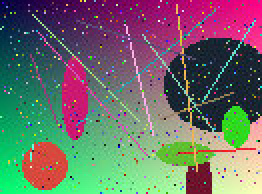
#> input picture crates/oc-image/tests/data/jpeg/big_444.jpg, 131 x 97 px, found by its file name (shown 2 times larger)
$ python make_jpeg_arith_fixtures.py out.png
#> lines starting #> are read from the running program, lines starting #| are printed output that depends on the picture
"""Writes arithmetic-coded JPEG fixtures with libjpeg-turbo's cjpeg and the pixels djpeg
decodes from them. Dev-time only. Needs cjpeg and djpeg (libjpeg-turbo-progs) and Pillow.

    python3 make_jpeg_arith_fixtures.py crates/oc-image/tests/data/jpeg
"""
import os
import subprocess
import sys
import tempfile

from PIL import Image

out = sys.argv[1]
src = Image.open(os.path.join(out, "big_444.jpg")).convert("RGB")
#> src is the input picture: PIL image 131x97 RGB; mean R, G, B 108.3, 110, 104.8
variants = {
    "arith_444": ["-sample", "1x1"],
    "arith_420": ["-sample", "2x2"],
    "arith_422": ["-sample", "2x1"],
    "arith_prog_444": ["-progressive", "-sample", "1x1"],
    "arith_prog_420": ["-progressive", "-sample", "2x2"],
    "arith_q10": ["-quality", "10"],
    "arith_q100": ["-quality", "100", "-sample", "1x1"],
    "arith_restart": ["-restart", "7", "-sample", "2x2"],
    "arith_prog_restart": ["-progressive", "-restart", "5B"],
}
with tempfile.TemporaryDirectory() as t:
    ppm = os.path.join(t, "s.ppm")
    src.save(ppm)
    small = src.crop((0, 0, 37, 21))
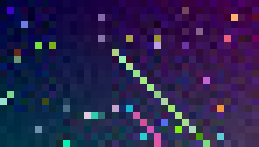
#> small: PIL image 37x21 RGB (shown 7 times larger); mean R, G, B 42.3, 34.8, 79.4
    small_ppm = os.path.join(t, "small.ppm")
    small.save(small_ppm)
    gray_pgm = os.path.join(t, "g.pgm")
    src.convert("L").save(gray_pgm)
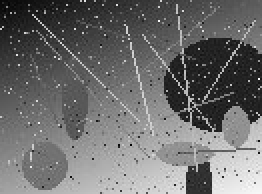
#> saved as g.pgm: PIL image 131x97 L (shown 2 times larger); min 2, max 249, mean 108.9
    jobs = [(n, ppm, a) for n, a in variants.items()]
    jobs.append(("arith_small", small_ppm, ["-sample", "2x2"]))
    jobs.append(("arith_prog_small", small_ppm, ["-progressive", "-sample", "2x2"]))
    jobs.append(("arith_gray", gray_pgm, ["-grayscale"]))
    jobs.append(("arith_prog_gray", gray_pgm, ["-grayscale", "-progressive"]))
    for name, inp, args in jobs:
        jpg = os.path.join(out, name + ".jpg")
        with open(jpg, "wb") as f:
            subprocess.run(["cjpeg", "-arithmetic", *args, inp], stdout=f, check=True)
#> (this line was passed over: subprocess is not available in this run)
#> (the run stopped early here; a loop or call above may not have finished)
